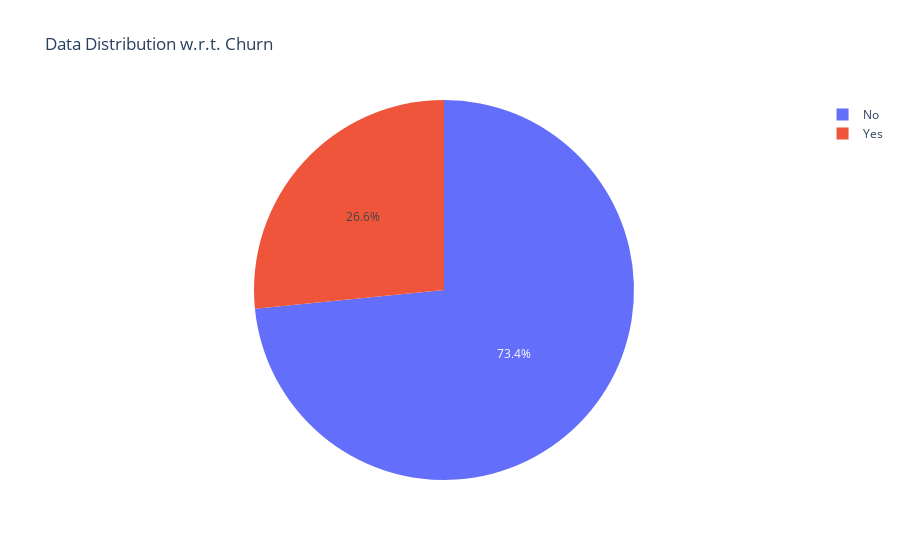

Write notebook code for a chart like this one.
### Markdown cell above
#### Univariate Analysis

### Code cell
churn_distribution = dataset_copy['Churn'].value_counts()
px.pie(churn_distribution, values='Churn', names=churn_distribution.index, title="Data Distribution w.r.t. Churn").show()

### Figure 1 — Plotly figure (JSON) as saved in the notebook; plotly's stock layout.template omitted (floating-point values rounded to 4 significant figures)
{"data": [{"domain": {"x": [0, 1], "y": [0, 1]}, "hovertemplate": "index=%{label}<br>Churn=%{value}<extra></extra>", "labels": ["No", "Yes"], "legendgroup": "", "name": "", "showlegend": true, "type": "pie", "values": [5163, 1869]}], "layout": {"legend": {"tracegroupgap": 0}, "title": {"text": "Data Distribution w.r.t. Churn"}}}
